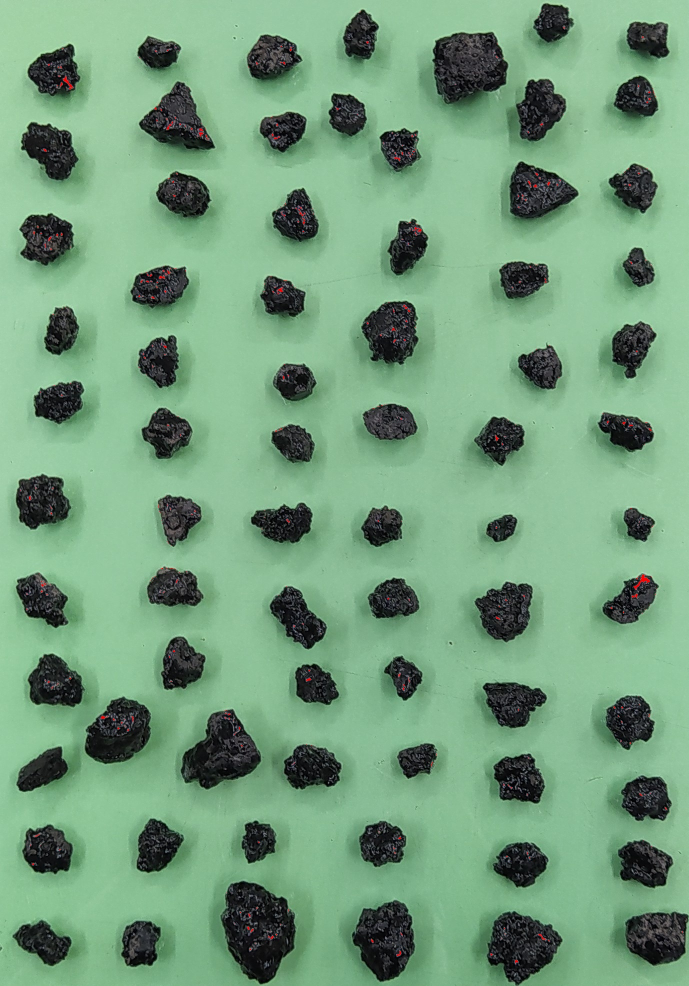
#> input picture A3 - escoria/imageBrilho_08-04-2023_21-04-54.jpg, 1378 x 1972 px (shown at 1/2 size)
$ python -i Covered_Area.py   (imports and definitions only)
#> lines starting #> are read from the running program, lines starting #| are printed output that depends on the picture; after the words box and inside, x2 and y2 are one past the last pixel; in counts of white or black regions, pixels touching at a corner belong together
import cv2
import numpy as np
from scipy.stats import kstest
from scipy.stats import norm
from scipy.stats import beta
import matplotlib.pyplot as plt
from matplotlib.backends.backend_tkagg import FigureCanvasTkAgg
from tkinter import *
from tkinter import ttk
from tkinter import filedialog
from PIL import Image, ImageTk
import os
import sys
import pandas as pd
import datetime
import re


class MainClass(object):

    def __init__(self):

        self.img_o = np.zeros((1, 1, 3), dtype='float32')
        self.img_find_lig = np.zeros((1, 1, 3), dtype='float32') #imagem com fundo BRANCO para contabilizar os pixels pretos do ligante
        self.img_find_bri = np.zeros((1, 1, 3), dtype='float32') #imagem com fundo PRETO para contabilizar os pixels pretos do brilho do ligante
        self.img_find_agr = np.zeros((1, 1, 3), dtype='float32') #imagem com fundo PRETO e partículas BRANCAS para contar os agregados (máscara completa)
        self.img_find_mrc = np.zeros((1, 1, 3), dtype='float32') #imagem com partículas marcadas de vermelho para avaliar a limiarização

        self.img_count_lig = np.zeros((1, 1, 3), dtype='float32') #imagem com pixels de ligante BRANCOS após limiarização (para contagagem)
        self.img_count_bri = np.zeros((1, 1, 3), dtype='float32') #imagem com pixels de brilho BRANCOS após limiarização (para contagagem)

        self.i_ligante = np.zeros((1, 1, 3), dtype='float32') #imagem com pixels de ligante VERMELHOS após limiarização
        self.i_brilho = np.zeros((1, 1, 3), dtype='float32') #imagem com pixels de brilho VERMELHOS após limiarização

        self.id = []
        self.nAgreg = []
        self.nLigan = []
        self.nBrilh = []
        self.nCobrimento = []
        self.estatistic = []
        self.valor_limiar_lig = 0
        self.valor_limiar_bri = 0

        fontsize_base = 12
        fonte1 = ("Perpetua", fontsize_base)
        fonte2 = ("Perpetua", fontsize_base-2)
        fonte3 = ("Perpetua", fontsize_base, "bold")
        fonte4 = ("Perpetua", fontsize_base+4, "bold")

        self.list_contours = []

        self.absolute_path = os.path.dirname(__file__)
        # self.absolute_path = 'C:/Covered_Area_data/A12 - Maranhao/imagem_escolhida'

        self.pasta = self.absolute_path

        self.root = Tk()
        self.root.title("Covered Area")
        self.root.state('zoomed')
        self.root.resizable(width=True, height=False)

        self.fAcao = LabelFrame(self.root, text="Actions", font=fonte1)
        self.fLimiares = LabelFrame(self.root, text="Threshold control", font=fonte1)
        self.fGraphics = LabelFrame(self.root, text="Statistics", font=fonte1, width=500)
        self.fImagens = LabelFrame(self.root, text="Show images", font=fonte1)

        self.fAcao.grid(row=0, column= 0, columnspan= 2, padx=5, sticky='WE')
        self.fLimiares.grid(row=1, column= 0, padx=5)
        self.fGraphics.grid(row=1, column= 1, padx=5, sticky='NS')
        self.fImagens.grid(row=2, column= 0, columnspan= 2, padx=5, sticky='WE')

        self.lProportion = Label(self.fGraphics, text="Beta proportion of aggregates with coverage greater than:\n20%: | 40%: | 50%: | 60%: | 80%: | 90%: ", font=fonte2)
        self.lProportion.pack()

        self.lOriginal = Label(self.fImagens, text="Original image", font=fonte4)
        self.lObjetos = Label(self.fImagens, text="Detected objects", font=fonte4)
        self.lLigante = Label(self.fImagens, text="Reslce of binder", font=fonte4)
        self.lBrilho = Label(self.fImagens, text="Reslce of binder brightness", font=fonte4)

        self.lOriginal.grid(row=0, column= 0)
        self.lObjetos.grid(row=0, column= 1)
        self.lLigante.grid(row=0, column= 2)
        self.lBrilho.grid(row=0, column= 3)

        self.bAbrir = Button(self.fAcao, text="Open image", font=fonte3, width= 10, cursor="hand2", command=self.openImg)
        self.bReiniciar = Button(self.fAcao, text="Restart", font=fonte3, fg="red", width= 10, cursor="hand2", command=self.reiniciar)
        self.bProcessar = Button(self.fAcao, text="Process", font=fonte3, width= 10, cursor="hand2", command=self.processar)
        self.bCalcular = Button(self.fAcao, text="Calculate", font=fonte3, width= 10, cursor="hand2", command=self.calcular)
        self.bGravar = Button(self.fAcao, text="Save", font=fonte3, width= 10, cursor="hand2", command=self.gravar)
        self.lQuantidade = Label(self.fAcao, text="Particles: 0", font=fonte3)
        self.lCalculos = Label(self.fAcao, text="Number of pixels\nAggregate: | Binder: | Brightness: ", font=fonte2)
        self.lLocal = Label(self.fAcao, text=f"Files in: {self.pasta}", font=fonte2)
        self.lPasta = Label(self.fAcao, text="Save to folder:", font=fonte2)
        self.ePasta = Entry(self.fAcao, width=30, font=fonte2)

        self.bReiniciar.grid(row=0, column= 0, rowspan= 2, padx= 5, pady= 5)
        self.bAbrir.grid(row=0, column= 1, rowspan= 2, padx= 5, pady= 5)
        self.bProcessar.grid(row=0, column= 2, rowspan= 2, padx= 5, pady= 5)
        self.bCalcular.grid(row=0, column= 3, rowspan= 2, padx= 5, pady= 5)
        self.bGravar.grid(row=0, column= 4, rowspan= 2, padx= 5, pady= 5)
        self.lQuantidade.grid(row=0, column= 5, rowspan= 2, padx= 5, pady= 5)
        self.lCalculos.grid(row=0, column= 6, rowspan= 2, padx= 5, pady= 5)
        self.lLocal.grid(row=0, column= 7, columnspan= 2, padx= 5, pady= 5)
        self.lPasta.grid(row=1, column= 7, padx= 5, pady= 5)
        self.ePasta.grid(row=1, column= 8, padx= 5, pady= 5, sticky='WE')

        self.limiarTextL = Label(self.fLimiares, text="Threshold to identify the binder", font=fonte3)
        self.limiarTextB = Label(self.fLimiares, text="Threshold to identify the binder brightness", font=fonte3)
        self.limiarL = Scale(self.fLimiares, width= 20, length= 400, from_= 0, to= 255, font=fonte2, orient= HORIZONTAL, cursor="hand2", command=self.sliderL)
        self.limiarB = Scale(self.fLimiares, width= 20, length= 400, from_= 0, to= 255, font=fonte2, orient= HORIZONTAL, cursor="hand2", command=self.sliderB)
        self.cHist = Canvas(self.fLimiares, bg="black",width=256, height=256)
        self.lLimiar = Label(self.fLimiares, text="Apply segmentation", font=fonte3)
        self.bLimiar = Button(self.fLimiares, text="Thresholds", font=fonte3, width= 10, cursor="hand2", command= lambda: self.aplicando_limiar(self.img_find_lig.copy(), self.img_find_bri.copy()))
        self.bOtsu = Button(self.fLimiares, text="Otsu", font=fonte3, width= 10, cursor="hand2", command= lambda: self.aplicando_otsu(self.img_find_lig.copy(), self.img_find_bri.copy()))

        self.cHist.grid(row= 0, column= 0, rowspan= 7)
        self.limiarTextL.grid(row= 0, column= 1, columnspan= 2)
        self.limiarL.grid(row= 1, column= 1, columnspan= 2)
        self.limiarTextB.grid(row= 2, column= 1, columnspan= 2)
        self.limiarB.grid(row= 3, column= 1, columnspan= 2)
        self.lLimiar.grid(row= 4, column= 1, columnspan= 2)
        self.bLimiar.grid(row= 5, column= 1)
        self.bOtsu.grid(row= 5, column= 2)

        self.limiarB.set(255)
        self.bProcessar.config(state="disabled")
        self.bCalcular.config(state="disabled")
        self.bGravar.config(state="disabled")
        self.bLimiar.config(state="disabled")
        self.bOtsu.config(state="disabled")
        self.limiarL.config(state="disabled")
        self.limiarB.config(state="disabled")

        self.root.grid_columnconfigure(0, weight=1)
        self.root.grid_columnconfigure(1, weight=1)

        self.fImagens.grid_columnconfigure(0, weight=1)
        self.fImagens.grid_columnconfigure(1, weight=1)
        self.fImagens.grid_columnconfigure(2, weight=1)
        self.fImagens.grid_columnconfigure(3, weight=1)

        self.fAcao.grid_columnconfigure(6, weight=1)
        self.fAcao.grid_columnconfigure(8, weight=1)

        self.root.mainloop()


    def reiniciar(self):
        os.execl(sys.executable, sys.executable, *sys.argv) #comando para reiniciar a aplicação

    # [72 lines left out: functions openImg, showImg, resize, processar, not called in this run]

    def find_contours(self, img):
        i = img.copy()
        i = cv2.cvtColor(i, cv2.COLOR_RGB2LAB)
#> i: shape (1972, 1378, 3); mean of channels 0, 1, 2 154, 107.6, 140.3
        a = i[:, :, 1]
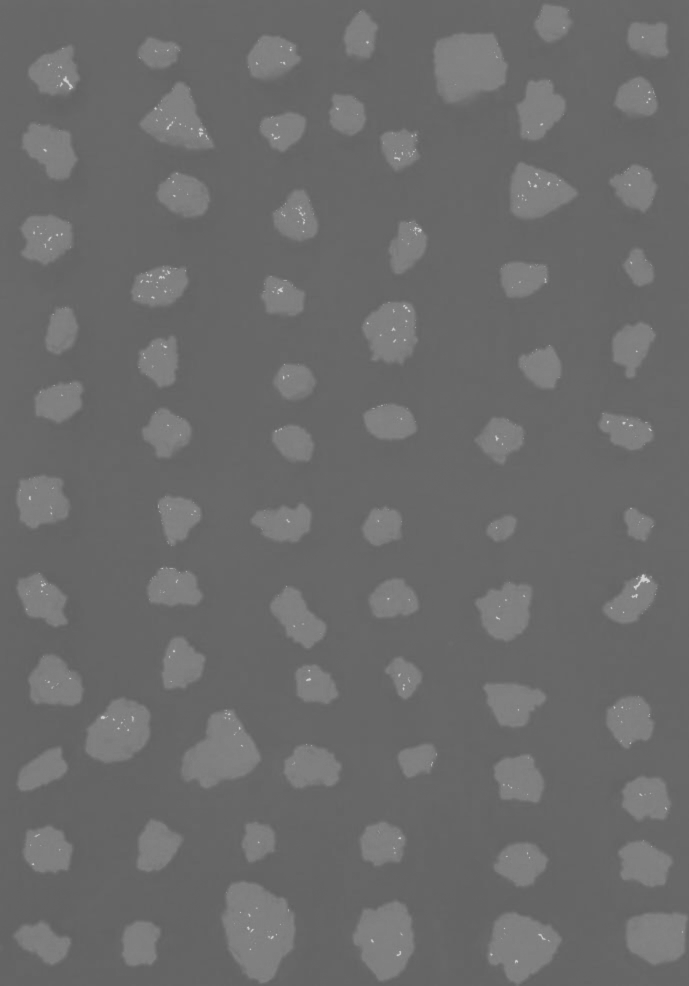
#> a: shape (1972, 1378) (shown at 1/2 size); min 96, max 208, mean 107.6
        th = cv2.threshold(a,127,255,cv2.THRESH_BINARY+cv2.THRESH_OTSU)[1]
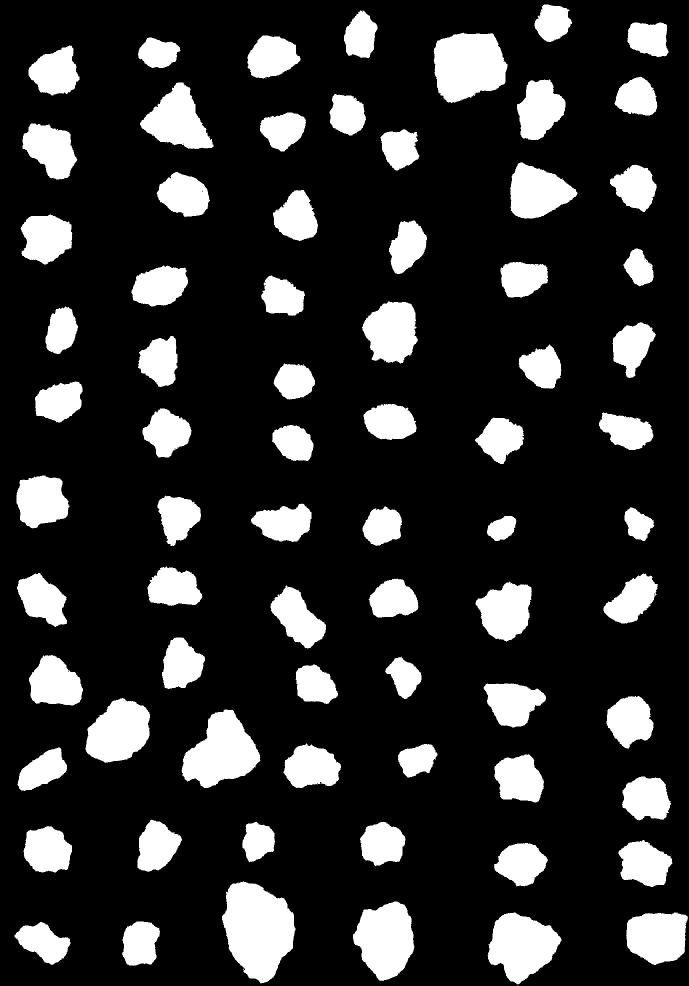
#> th: shape (1972, 1378) (shown at 1/2 size); 18.1% white; 79 white regions (6 under 20 px), largest, box (x1, y1, x2, y2) and area: (444, 1763, 591, 1967) 20813, (867, 65, 1015, 206) 16077, (363, 1419, 521, 1576) 14976
        kernel = np.ones((5,5),np.uint8)
        i_close = cv2.morphologyEx(th, cv2.MORPH_CLOSE, kernel)
#> i_close: shape (1972, 1378); 18.2% white; 73 white regions
        c_raw, h = cv2.findContours(i_close, cv2.RETR_EXTERNAL, cv2.CHAIN_APPROX_NONE)
#> c_raw = 73 contours; largest, box (x1, y1, x2, y2) and area: (444, 1763, 591, 1967) 20589, (867, 65, 1015, 206) 15882, (363, 1419, 521, 1576) 14770, (706, 1803, 829, 1962) 13516, (975, 1825, 1123, 1972) 13448; h = 73 rows, first 6: [1, -1, -1, -1], [2, 0, -1, -1], [3, 1, -1, -1], [4, 2, -1, -1], [5, 3, -1, -1], [6, 4, -1, -1]
        c = self.filter_c(c_raw)

        i_marcada = img.copy()

        id_list = []
        count = 0
        for x in range(len(c)):
            M = cv2.moments(c[x])
            if (M['m00'] > 0):
                self.list_contours.append(c[x])

                M = cv2.moments(c[x])
                cx = int(M['m10'] / M['m00'])
                cy = int(M['m01'] / M['m00'])

                count+=1
                id_list.append(count)
                i_marcada = cv2.drawContours(i_marcada, c, x, (255, 0, 0), -1)
                i_marcada = cv2.putText(i_marcada, f"{count}", (cx-15, cy+15), cv2.FONT_HERSHEY_DUPLEX, 2, (0, 0, 255), 2)

        self.id = id_list
        self.img_find_mrc = i_marcada.copy()
        self.showImg(self.img_find_mrc, self.lObjetos)
        self.lQuantidade.config(text= f"Particles: {len(self.list_contours)}")

    # [99 lines left out: functions images_find, drawHist, sliderL, sliderB, aplicando_limiar, aplicando_otsu, not called in this run]

    def filter_c(self, contours_c):

        lenghts = []

        for i in contours_c:
            lenghts.append(len(i))
#> this loop made 73 passes
#> after the loop, lenghts = 73 values, max 528 at index 5, min 160 at index 31, mean 295.3

        size1 = 0.1 * (np.amax(lenghts))
#> size1 = 52.8
        threshold = size1
#> threshold = 52.8

#> (the run stopped early here; a loop or call above may not have finished)
